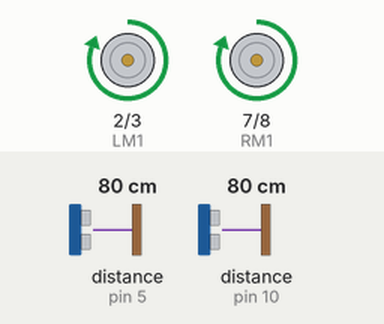
Recording of a sketch running on a simulated Arduino Mega 2560, built with avr-gcc and run on an emulated ATmega2560. On the bench: motor-driver pin pairs drawn as motors (green arrow = first pin HIGH = forward, orange = second pin HIGH = backward, longer = more drive). Inputs (shaded band) come from the test bench; at power-on: distance to the obstacle (sensors on pin 5, pin 10) 80 cm. The echo pulse lasts 58.3 µs per cm; what the sketch prints to the serial monitor is not drawn.

Above: at 1.5 s.
1.6 s: distance to the obstacle (sensor on pin 5) set to 19 cm
5.1 s: distance to the obstacle (sensor on pin 5) set to 15 cm
At 6.8 s:
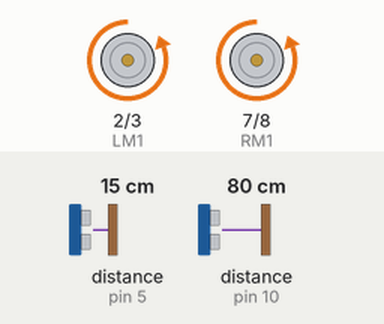
At 8.3 s:
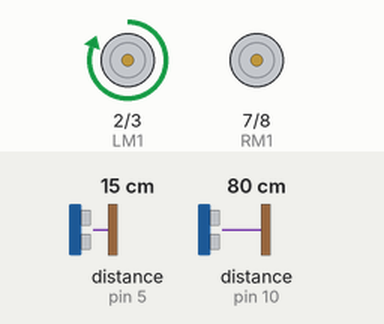
8.6 s: distance to the obstacle (sensor on pin 5) set to 8 cm
11.3 s: distance to the obstacle (sensor on pin 5) set to 5 cm
At 14.2 s:
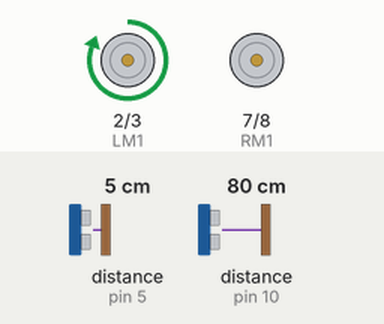
14.8 s: distance to the obstacle (sensor on pin 10) set to 48 cm
18.3 s: distance to the obstacle (sensor on pin 10) set to 40 cm
At 19.3 s:
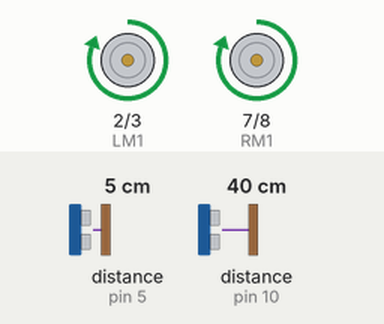
Timing chart, 0 to 21.0 s (numbered marks = the images above; inputs shaded):
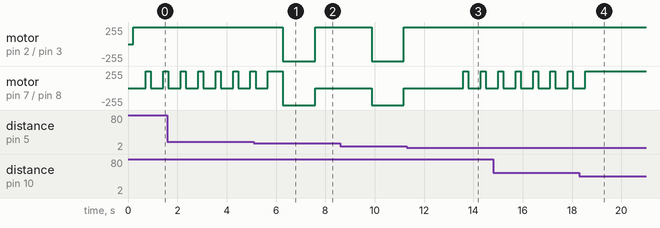

Measured:
- the behaviour switches between 18 and 17 cm on distance to the obstacle (sensor on pin 5) (found by bisection; images 0 and 1)
- the behaviour switches between 7 and 6 cm on distance to the obstacle (sensor on pin 5) (found by bisection; images 2 and 3)
- the behaviour switches between 43 and 42 cm on distance to the obstacle (sensor on pin 10) (found by bisection; images 3 and 4)
- after the input at 5.1 s, motor on pin 2 (LM1) / pin 3 (LM2): forward 255/255 → backward 255/255 after 1.2 s, → forward 255/255 1.3 s later
- after the input at 11.3 s, motor on pin 2 (LM1) / pin 3 (LM2): stays forward 255/255 (without the input it goes to backward 255/255 after 2.2 s)
- after the input at 18.3 s, motor on pin 7 (RM1) / pin 8 (RM2): goes on until 18.5 s, then stays forward 255/255
- by itself, motor on pin 7 (RM1) / pin 8 (RM2): alternates forward 255/255 for 0.21 s and stopped for 0.50 s

The sketch:

mazesolver.ino
```cpp
#include <NewPing.h>

#define SONAR_NUM     2
#define MAX_DISTANCE 800
#define PING_INTERVAL 33

#define trigPin1      6
#define echoPin1      5
#define trigPin2      11
#define echoPin2      10
#define LM1           2
#define LM2           3
#define RM1           7
#define RM2           8

int rangeFront = 0;
int rangeWall  = 0;

NewPing sonar[SONAR_NUM] = {
  NewPing(trigPin1, echoPin1, MAX_DISTANCE),
  NewPing(trigPin2, echoPin2, MAX_DISTANCE)
};

void setup() {
  Serial.begin(9600);
  pinMode(LM1, OUTPUT);
  pinMode(LM2, OUTPUT);
  pinMode(RM1, OUTPUT);
  pinMode(RM2, OUTPUT);
  pinMode(trigPin1, OUTPUT);
  pinMode(echoPin1, INPUT);
  digitalWrite(trigPin1, LOW);
  pinMode(trigPin2, OUTPUT);
  pinMode(echoPin2, INPUT);
  digitalWrite(trigPin2, LOW);
}

int toCloseWall = 1800;
int toFarWall = 2500;
int toCloseFront = 1000;

void loop() {
  Main:
  rangeFront = readRangeFront();
  Serial.print(rangeFront);
  Serial.print(" Front");
  Serial.println();

  rangeWall = readRangeWall();
  Serial.print(rangeWall);
  Serial.print(" Wall");
  Serial.println();

  if (rangeFront <= 400) {
    rangeFront = 3000;
  }

  if (rangeWall <= 400) {
    rangeWall = 3000;
  }

  if (rangeFront < toCloseFront) {
    delay(500);
    drive_backward();
    delay(500);
    Serial.print(" Drive Back");
    // turn_right();
    Serial.print(" Right Turn");
    Serial.println();
    delay(800);
    drive_forward();
    turn_left();
    delay(1700);
    goto Main;
  }

  if (rangeWall > toCloseWall && rangeWall < toFarWall) {
    drive_forward();
    Serial.print(" Drive Forward");
    Serial.println();
    goto Main;
  }

  if (rangeWall < toCloseWall) {
    delay(100);
    // turn_left();
    turn_right();
    delay(500);
    Serial.print(" Turn Left");
    drive_forward();
    Serial.print(" Drive Forward");
    Serial.println();
    goto Main;
  }

  if (rangeWall > toFarWall) {
    delay(100);
    // turn_right();
    turn_left();
    Serial.print(" Turn Right");
    delay(500);
    drive_forward();
    Serial.print(" Drive Forward");
    Serial.println();
    goto Main;
  }
}

void motor_stop() {
  digitalWrite(LM1, LOW);
  digitalWrite(LM2, LOW);
  digitalWrite(RM1, LOW);
  digitalWrite(RM2, LOW);
}

void drive_forward() {
  digitalWrite(LM1, HIGH);
  digitalWrite(LM2, LOW);
  digitalWrite(RM1, HIGH);
  digitalWrite(RM2, LOW);
}

void drive_backward() {
  digitalWrite(LM1, LOW);
  digitalWrite(LM2, HIGH);
  digitalWrite(RM1, LOW);
  digitalWrite(RM2, HIGH);
}

void turn_left() {
  digitalWrite(LM1, HIGH);
  digitalWrite(LM2, LOW);
  digitalWrite(RM1, LOW);
  digitalWrite(RM2, LOW);
}

void turn_right() {
  digitalWrite(LM1, LOW);
  digitalWrite(LM2, LOW);
  digitalWrite(RM1, HIGH);
  digitalWrite(RM2, LOW);
}

int readRangeFront() {
  delay(50);
  unsigned int rangeFront = sonar[0].ping();
  sonar[0].timer_stop();
  return rangeFront;
}

int readRangeWall() {
  delay(50);
  unsigned int rangeWall = sonar[1].ping();
  sonar[1].timer_stop();
  return rangeWall;
}
```
